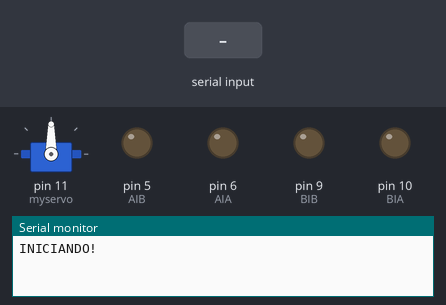
A sketch run on a simulated Arduino Uno, built with avr-gcc and run on an emulated ATmega328P. Shown: servo, output pins drawn as LEDs (lit = HIGH), the last lines printed to the serial monitor. The inputs (shaded band) are chosen by the test bench.

Above: at 1.2 s.
1.3 s: "avanzar" received over the second serial link
At 2.3 s:
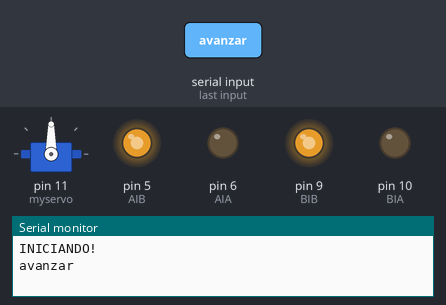
2.9 s: "retroceder" received over the second serial link
At 4.3 s:
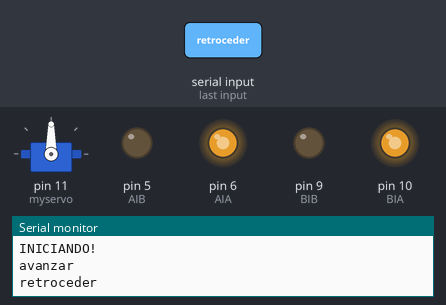
4.6 s: "derecha" received over the second serial link
At 5.9 s:
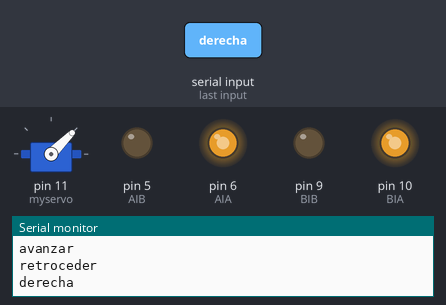
6.2 s: "frenar" received over the second serial link
At 7.5 s:
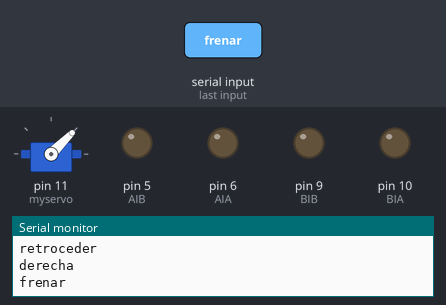
7.8 s: "izquierda" received over the second serial link
At 8.7 s:
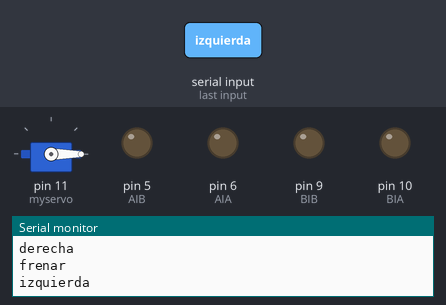
9.4 s: "avanzar" received over the second serial link
At 10.8 s:
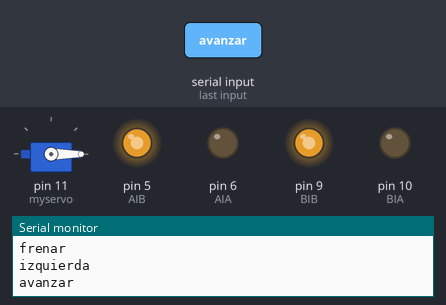
Timing chart, 0 to 12.0 s (numbered marks = the images above; inputs shaded):
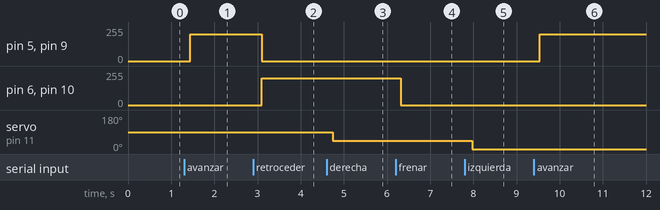

The sketch:

BT-L9110-voz.ino
```cpp
/*Lee el valor analogico entregado
al presionar una tecla y convierte
ese valor al numero que corresponde a la
tecla presionada
*/
#include <SoftwareSerial.h>
//Aquí conectamos los pins RXD en pin#5,TDX en pin#4 del módulo Bluetooth.
SoftwareSerial BT(2,3);
String voice;
long tiempoactual;
long tiempoanterior=0;
int tiempo=500;
const int AIA = 6;  // (pwm) pin 6 conectado a pin A-IA
const int AIB = 5;  // (pwm) pin 5 conectado a pin A-IB
const int BIA = 10; // (pwm) pin 10 conectado a pin B-IA
const int BIB = 9;  // (pwm) pin 9 conectado a pin B-IB
//byte velocidadAnterior;
byte velocidad = 160;
// cambie este valor (100 a 255) para controlar
// la velocidad de los motores
#include <Servo.h>

Servo myservo;  // create servo object to control a servo
// twelve servo objects can be created on most boards

int pos = 0;    // variable to store the servo position


void setup()
{
BT.begin(9600); //Velocidad del puerto del bluetooth
Serial.begin(9600); //Abrimos la comunicación serie
 pinMode(AIA, OUTPUT); // fijar los pines como salidas
  pinMode(AIB, OUTPUT);
  pinMode(BIA, OUTPUT);
  pinMode(BIB, OUTPUT);
  myservo.attach(11);
Serial.println("INICIANDO!");

}
void loop(){
//voice =»»;
while (BT.available()){
delay(20);
char c = BT.read();
voice += c;
}
if (voice.length() > 0) {
Serial.println(voice);
if(voice=="avanzar"){
 avanzar();
}
if(voice=="retroceder"){
  retroceder();
}
if(voice=="acelerar"){

}
if(voice=="frenar"){
  frenar ();
}
if(voice=="derecha"){
  pos= pos + 45 ;
   myservo.write(pos);              // tell servo to go to position in variable 'pos'
    delay(15);
}
if(voice=="izquierda"){
 pos= pos - 45 ;
   myservo.write(pos);              // tell servo to go to position in variable 'pos'
    delay(15);

}
if(voice=="centro"){
 pos= 90;
   myservo.write(pos);              // tell servo to go to position in variable 'pos'
    delay(15);

}
}
for(int i=0;i<voice.length();i++){
voice.remove(i);

}
}

void avanzar()
{
  analogWrite(AIA, 0);
  analogWrite(AIB, 200);
  analogWrite(BIA, 0);
  analogWrite(BIB, 200);
}

void retroceder()
{
  analogWrite(AIA, 200);
  analogWrite(AIB, 0);
  analogWrite(BIA, 200);
  analogWrite(BIB, 0);
}
void frenar ()
{
  analogWrite(AIA, 0);
  analogWrite(AIB, 0);
  analogWrite(BIA, 0);
  analogWrite(BIB, 0);
}

void izquierda()
{
  analogWrite(AIA, velocidad);
  analogWrite(AIB, 0);
  analogWrite(BIA, 0);
  analogWrite(BIB, velocidad);
}

void derecha()
{
  analogWrite(AIA, 0);
  analogWrite(AIB, velocidad);
  analogWrite(BIA, velocidad);
  analogWrite(BIB, 0);
}
```

Measured:
- after the input at 1.3 s, pin 5 (AIB), pin 9 (BIB): 0/255 → 200/255 after 0.14 s
- after the input at 2.9 s, pin 5 (AIB), pin 9 (BIB): 200/255 → 0/255 after 0.20 s; pin 6 (AIA), pin 10 (BIA): 0/255 → 200/255 after 0.20 s
- after the input at 4.6 s, servo on pin 11 (myservo): 90° → 45° after 0.14 s
- after the input at 6.2 s, pin 6 (AIA), pin 10 (BIA): 200/255 → 0/255 after 0.12 s
- after the input at 7.8 s, servo on pin 11 (myservo): 45° → 0° after 0.18 s
- after the input at 9.4 s, pin 5 (AIB), pin 9 (BIB): 0/255 → 200/255 after 0.14 s
